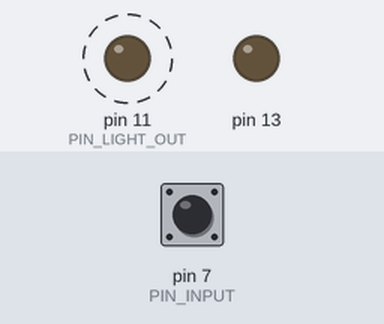
Simulated run of this sketch. Board: Arduino Uno, built with avr-gcc and run on an emulated ATmega328P. Parts: output pins drawn as LEDs (lit = HIGH). Dashed ring = blinking. The test bench sets the inputs (shaded band); at power-on: pin 7 (PIN_INPUT) HIGH.

Above: at 1.4 s.
1.5 s: pin 7 (PIN_INPUT) pulled LOW for 3.2 s
Timing chart, 0 to 13.1 s (numbered marks = the images above; inputs shaded):
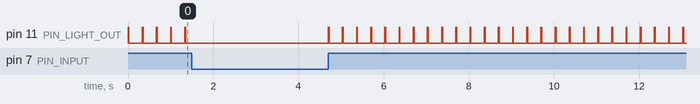

The sketch:

LED_Test_Program.ino
```cpp
/*
Title:   LED flashing test program
Author:  Cheung Ka Wing
Date:    2018-12-15
Version: V1.0.2
*/
int PIN_INPUT = 7;
int PIN_LIGHT_OUT = 11;

void setup() {
  pinMode(13, OUTPUT);
  digitalWrite(13, LOW);
  digitalWrite(PIN_LIGHT_OUT, LOW); //所有output pin都必需要給予一個default值, 而且要在將它設定為output之前給予. 這裡, 設定LED一開始是off 的.
  digitalWrite(PIN_INPUT, LOW);
  pinMode(PIN_INPUT, INPUT_PULLUP);        //Init pin 7 as a input pin
  pinMode(PIN_LIGHT_OUT, OUTPUT);   //Init pin 11 as an output pin
}

// the loop function runs over and over again forever
void loop() {
  if (digitalRead (PIN_INPUT) == HIGH){
    digitalWrite(PIN_LIGHT_OUT, HIGH);  //Set pin 11 to high upon detected pin 7 is NOT HIGH
    delay(20);               //Keeping HIGH for 20ms
    digitalWrite(PIN_LIGHT_OUT, LOW);   //Then turn it off
    delay(313);              //Delay 313ms before looping again, that creates 3Hz LED flashing as long as pin 7 keeping HIGH
  }
  else{
    digitalWrite(PIN_LIGHT_OUT, LOW);   //Turn off LED upon detected pin 7 is LOW
  }
  //There is a limitation on this program, the maximum response time from "pin 7 LOW" to LED off is 333ms
}
```
